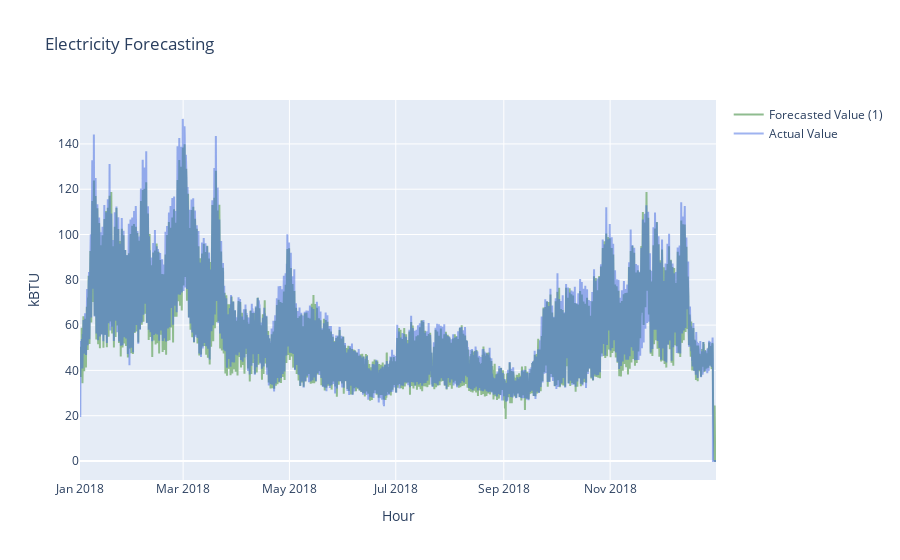

The code cell stored with this chart in its notebook:
### Markdown cell above
The results are entirely analogous to those obtained with the second model. We'll  repeat the analysis.

We see that the squared root of the MSE on the total data set is of 4.489, which is greater than in the first model, but smaller than the second one.

### Code cell
Predicted = go.Scatter(x=y[train_hours:].index, y=data_predict[train_hours:,0].flatten(), opacity = 1, name = 'Forecasted Value (1)', line=dict(color='darkseagreen'), yaxis='y')
Actual = go.Scatter(x=y[train_hours:].index, y=y['electricity(t)'][train_hours:].values, opacity = 0.5, name = 'Actual Value', line=dict(color='royalBlue'), yaxis='y')

layout = go.Layout(title='Electricity Forecasting', xaxis=dict(title='Hour'),
                   yaxis=dict(title='kBTU', overlaying='y'),
                  yaxis2=dict(title='kBTU', side='right'))
fig = go.Figure(data=[Predicted, Actual], layout=layout)
fig.show() # if this is rendered in colab, you should run fig.show(renderer='colab') instead.

### Figure 1 — Plotly figure (JSON) as saved in the notebook; plotly's stock layout.template omitted (floating-point values rounded to 4 significant figures; data arrays with more than 128 entries replaced by an {"elided": "..."} marker saying what was removed)
{"data": [{"line": {"color": "darkseagreen"}, "name": "Forecasted Value (1)", "opacity": 1, "type": "scatter", "x": {"elided": "8759 str values"}, "y": {"elided": "8759 float values"}, "yaxis": "y"}, {"line": {"color": "royalBlue"}, "name": "Actual Value", "opacity": 0.5, "type": "scatter", "x": {"elided": "8759 str values"}, "y": {"elided": "8759 float values"}, "yaxis": "y"}], "layout": {"title": {"text": "Electricity Forecasting"}, "xaxis": {"title": {"text": "Hour"}}, "yaxis": {"overlaying": "y", "title": {"text": "kBTU"}}, "yaxis2": {"side": "right", "title": {"text": "kBTU"}}}}
